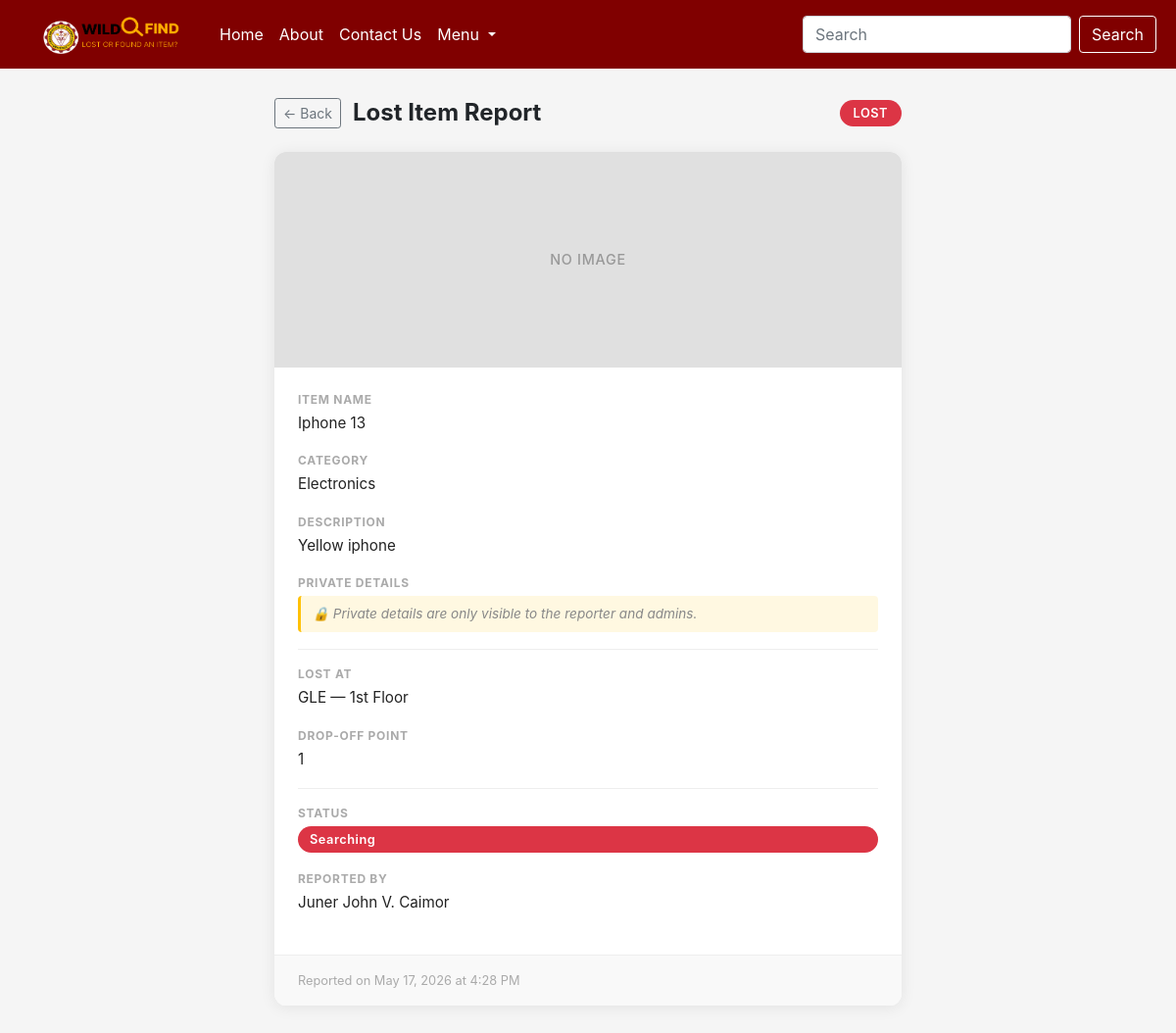
The page /view_post.php?post_id=11 (signed in) on the database its author committed.
### tables this page shows
CREATE TABLE `posts` (
  `post_id` int(11) NOT NULL,
  `user_id` int(11) DEFAULT NULL,
  `location_id` int(11) DEFAULT NULL,
  `category_id` int(11) DEFAULT NULL,
  `dropOff_id` int(11) DEFAULT NULL,
  `type` varchar(255) DEFAULT NULL,
  `itemName` varchar(255) DEFAULT NULL,
  `publicDescription` varchar(255) DEFAULT NULL,
  `privateDetails` varchar(255) DEFAULT NULL,
  `currentStatus` varchar(20) DEFAULT 'PENDING',
  `dateReported` datetime DEFAULT current_timestamp(),
  `expirationDate` datetime DEFAULT NULL
);

CREATE TABLE `category` (
  `category_id` int(11) NOT NULL,
  `categoryName` varchar(100) NOT NULL
);

CREATE TABLE `location` (
  `location_id` int(11) NOT NULL,
  `locationName` varchar(255) NOT NULL,
  `zone` varchar(100) NOT NULL
);

CREATE TABLE `users` (
  `user_id` int(11) NOT NULL,
  `full_name` varchar(255) DEFAULT NULL,
  `institutionalEmail` varchar(255) DEFAULT NULL,
  `password` varchar(255) NOT NULL,
  `is_admin` tinyint(1) DEFAULT 0
);

### view_post.php (the view, shortened to what this page needs)
<?php
require_once 'connect.php';
$current_user_id = $_SESSION['userID'];
$post_id = (int)$_GET['post_id'];
$stmt = $connection->prepare(
    "SELECT p.*, c.categoryName, l.locationName, l.zone, u.full_name, u.user_id as poster_id, u.is_admin as poster_is_admin
     FROM posts p
     JOIN category c ON p.category_id = c.category_id
     JOIN location l ON p.location_id = l.location_id
     JOIN users u ON p.user_id = u.user_id
     WHERE p.post_id = ?"
);
$stmt->bind_param("i", $post_id);
$stmt->execute();
$post = $stmt->get_result()->fetch_assoc();
$stmt = $connection->prepare("SELECT is_admin FROM users WHERE user_id = ?");
$stmt->bind_param("i", $current_user_id);
$stmt->execute();
$current_user = $stmt->get_result()->fetch_assoc();
$is_owner = ($current_user_id === $post['poster_id']);
$is_admin = ($current_user['is_admin'] == 1);
$can_see_private = $is_owner || $is_admin;
$is_lost  = ($post['type'] === 'LOST');
$type_label  = $is_lost ? 'LOST' : 'FOUND';
$back_page   = $is_lost ? 'lost_items.php' : 'found_items.php';
?>
<?php require_once 'header_footer/pre-header.php'; ?>
<div class="view-wrapper">
    <div class="view-header">
        <a href="<?= $back_page ?>" class="btn btn-outline-secondary btn-sm">← Back</a>
        <h2><?= $type_label === 'LOST' ? 'Lost Item Report' : 'Found Item Report' ?></h2>
        <span class="type-badge"><?= $type_label ?></span>
    </div>
    <div class="view-card">
        <div class="view-image">NO IMAGE</div>
        <div class="view-body">
            <div class="detail-row">
                <span class="detail-label">Item Name</span>
                <span class="detail-value"><?= htmlspecialchars($post['itemName']) ?></span>
            </div>
            <div class="detail-row">
                <span class="detail-label">Category</span>
                <span class="detail-value"><?= htmlspecialchars($post['categoryName']) ?></span>
            </div>
            <div class="detail-row">
                <span class="detail-label">Description</span>
                <span class="detail-value"><?= htmlspecialchars($post['publicDescription']) ?></span>
            </div>
            <div class="detail-row">
                <span class="detail-label">Private Details
                </span>
                <?php if ($can_see_private): ?>
                    <span class="detail-value private">
                        <?= !empty($post['privateDetails']) ? htmlspecialchars($post['privateDetails']) : 'None provided.' ?>
                    </span>
                <?php else: ?>
                    <span class="private-notice">🔒 Private details are only visible to the reporter and admins.</span>
                <?php endif; ?>
            </div>
            <div class="divider"></div>
            <div class="detail-row">
                <span class="detail-label"><?= $is_lost ? 'Lost At' : 'Found At' ?></span>
                <span class="detail-value"><?= htmlspecialchars($post['locationName']) ?> — <?= htmlspecialchars($post['zone']) ?></span>
            </div>
            <div class="detail-row">
                <span class="detail-label">Drop-off Point</span>
                <span class="detail-value"><?= htmlspecialchars($post['dropOff_id']) ?></span>
            </div>
            <div class="divider"></div>
            <div class="detail-row">
                <span class="detail-label">Status</span>
                <span class="status-badge"><?= htmlspecialchars($post['currentStatus']) ?></span>
            </div>
            <div class="detail-row" style="margin-top: 1rem;">
                <span class="detail-label">Reported By</span>
                <span class="detail-value"><?= htmlspecialchars($post['full_name'] ?? 'Unknown') ?></span>
            </div>
        </div>
        <div class="view-footer">
            Reported on <?= date('F j, Y \a\t g:i A', strtotime($post['dateReported'])) ?>
        </div>
    </div>
</div>
<?php require_once 'header_footer/footer.php'; ?>

### css/global.css (style rules this page uses)
html, body { margin: 0; padding: 0; min-height: 100%; background-color: #f5f5f5; }

### rows shown on the page
posts: type "LOST", itemName "Iphone 13", category.categoryName "Electronics", publicDescription "Yellow iphone", location.locationName "GLE", location.zone "1st Floor", dropOff "1", currentStatus "Searching", user.full_name "Juner John V. Caimor", dateReported "May 17, 2026 at 4:28 PM"
